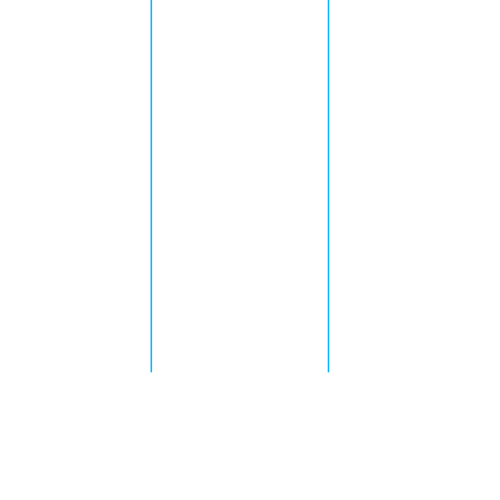
#> input picture debug.png, 1000 x 1000 px (shown at 1/2 size)
$ python -i 11_export_tiler.py   (imports and definitions only)
#> lines starting #> are read from the running program, lines starting #| are printed output that depends on the picture
import os
import math
from PIL import Image
import config
import time

Image.MAX_IMAGE_PIXELS = None # OCAD maps can be huge

def generate_tiles(input_png, output_dir, tile_size=512):
#> called with input_png = 'debug.png', output_dir = 'out.png', tile_size = 512
    print(f"Loading image {input_png}...")
    start_time = time.time()
    img = Image.open(input_png).convert("RGBA")
#> img is the input picture: PIL image 1000x1000 RGBA; mean R, G, B, A 253.9, 254.6, 255, 255
    w, h = img.size
#> w = 1000; h = 1000
    print(f"Loaded in {time.time() - start_time:.1f}s")

    max_dim = max(w, h)
#> max_dim = 1000
    max_zoom = 5
    target_dim = tile_size * (2 ** max_zoom)

    print(f"Image size: {w}x{h}. Padding to {target_dim}x{target_dim}. Max zoom level: {max_zoom}")
#| Image size: 1000x1000. Padding to 16384x16384. Max zoom level: 5

    padded_img = Image.new("RGBA", (target_dim, target_dim), (255, 255, 255, 0)) # transparent background
    padded_img.paste(img, (0, 0))

    for z in range(max_zoom, -1, -1):
        dim_z = tile_size * (2 ** z)
        print(f"Generating zoom level {z} (size: {dim_z}x{dim_z})...")

        if z == max_zoom:
            z_img = padded_img
        else:
            z_img = padded_img.resize((dim_z, dim_z), Image.Resampling.LANCZOS)

        num_tiles = 2 ** z
        for tx in range(num_tiles):
            for ty in range(num_tiles):
                left = tx * tile_size
                upper = ty * tile_size
                right = left + tile_size
                lower = upper + tile_size

                tile = z_img.crop((left, upper, right, lower))

                # Skip empty transparent tiles
                extrema = tile.getextrema()
                if extrema[3][1] == 0:
                    continue

                tile_dir = os.path.join(output_dir, str(z), str(tx))
                os.makedirs(tile_dir, exist_ok=True)
                tile_path = os.path.join(tile_dir, f"{ty}.png")
                tile.save(tile_path, "PNG")
#> this loop made 2 passes
#> pass 1, in generate_tiles, `tile.save(tile_path, "PNG")`:
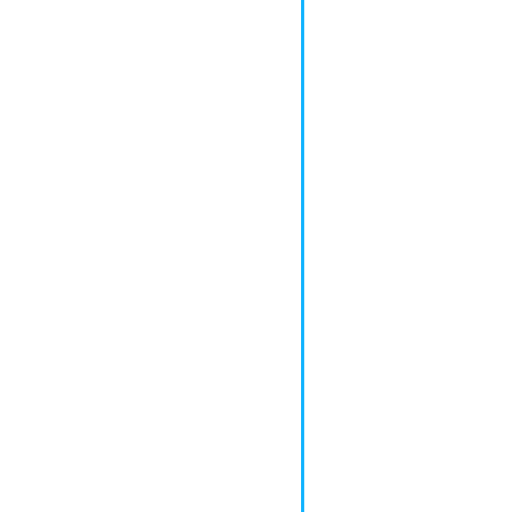
#> saved as 0.png: PIL image 512x512 RGBA; mean R, G, B, A 253.5, 254.5, 255, 255
#> pass 1, in generate_tiles, `tile.save(tile_path, "PNG")`:
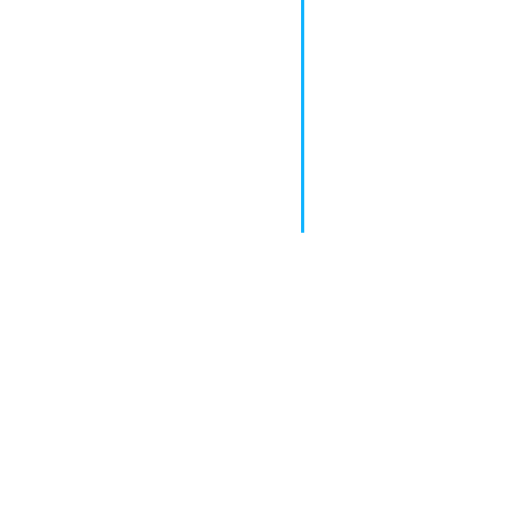
#> saved as 1.png: PIL image 512x512 RGBA; mean R, G, B, A 254.3, 254.8, 255, 243; transparent parts drawn white
#> pass 1, in generate_tiles, `tile.save(tile_path, "PNG")`:
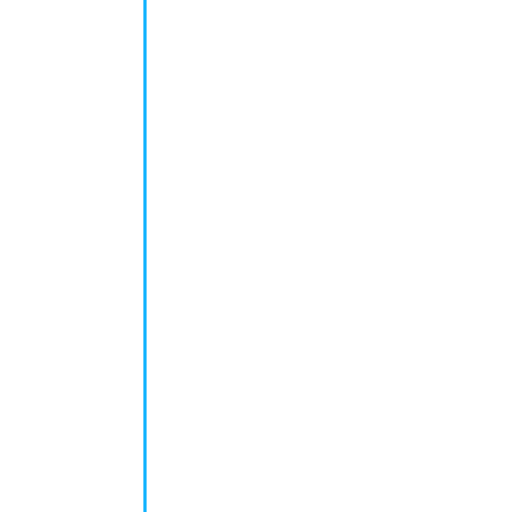
#> saved as 0.png: PIL image 512x512 RGBA; mean R, G, B, A 253.5, 254.5, 255, 243; transparent parts drawn white
#> pass 1, in generate_tiles, `tile.save(tile_path, "PNG")`:
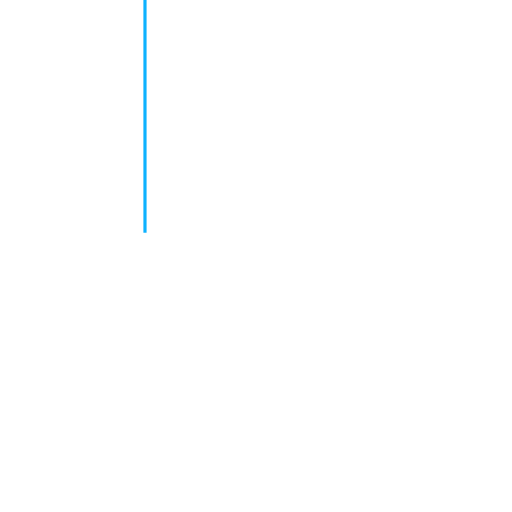
#> saved as 1.png: PIL image 512x512 RGBA; mean R, G, B, A 254.3, 254.8, 255, 231.7; transparent parts drawn white

import argparse
import shutil

# [13 lines not run here, left out]

#> (the run stopped early here; a loop or call above may not have finished)
